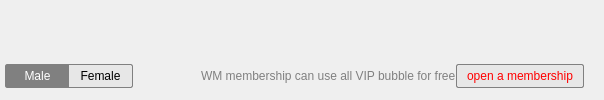
     <widget class="QWidget" name="bubble_page">
      <layout class="QVBoxLayout" name="verticalLayout_4">
       <property name="spacing">
        <number>0</number>
       </property>
       <property name="leftMargin">
        <number>0</number>
       </property>
       <property name="topMargin">
        <number>0</number>
       </property>
       <property name="rightMargin">
        <number>0</number>
       </property>
       <property name="bottomMargin">
        <number>0</number>
       </property>
       <item>
        <widget class="QWidget" name="widget_3" native="true">
         <property name="sizePolicy">
          <sizepolicy hsizetype="Preferred" vsizetype="Expanding">
           <horstretch>0</horstretch>
           <verstretch>0</verstretch>
          </sizepolicy>
         </property>
        </widget>
       </item>
       <item>
        <layout class="QHBoxLayout" name="horizontalLayout_5">
         <property name="spacing">
          <number>0</number>
         </property>
         <property name="leftMargin">
          <number>5</number>
         </property>
         <property name="topMargin">
          <number>5</number>
         </property>
         <property name="rightMargin">
          <number>20</number>
         </property>
         <property name="bottomMargin">
          <number>10</number>
         </property>
         <item>
          <widget class="QPushButton" name="pushButton_8">
           <property name="minimumSize">
            <size>
             <width>64</width>
             <height>24</height>
            </size>
           </property>
           <property name="maximumSize">
            <size>
             <width>64</width>
             <height>24</height>
            </size>
           </property>
           <property name="styleSheet">
            <string notr="true">QPushButton
{
border-left:1px solid gray;
border-bottom:1px solid gray;
border-top:1px solid gray;
border-right:none;
background-color: rgba(221, 221, 221,120);
border-top-left-radius:2px;
border-bottom-left-radius:2px;
}
QPushButton:checked
{
background-color: gray;
color:white;
}</string>
           </property>
           <property name="text">
            <string>Male</string>
           </property>
           <property name="checkable">
            <bool>true</bool>
           </property>
           <property name="checked">
            <bool>true</bool>
           </property>
           <property name="autoExclusive">
            <bool>true</bool>
           </property>
          </widget>
         </item>
         <item>
          <widget class="QPushButton" name="pushButton_9">
           <property name="minimumSize">
            <size>
             <width>64</width>
             <height>24</height>
            </size>
           </property>
           <property name="maximumSize">
            <size>
             <width>64</width>
             <height>24</height>
            </size>
           </property>
           <property name="styleSheet">
            <string notr="true">QPushButton
{
border-top:1px solid gray;
border-bottom:1px solid gray;
border-right:1px solid gray;
border-left:none;
background-color: rgba(221, 221, 221,120);
border-top-right-radius:2px;
border-bottom-right-radius:2px;
}
QPushButton:checked
{
background-color: gray;
color:white;
}</string>
           </property>
           <property name="text">
            <string>Female</string>
           </property>
           <property name="checkable">
            <bool>true</bool>
           </property>
           <property name="autoExclusive">
            <bool>true</bool>
           </property>
          </widget>
         </item>
         <item>
          <spacer name="horizontalSpacer_7">
           <property name="orientation">
            <enum>Qt::Horizontal</enum>
           </property>
           <property name="sizeHint" stdset="0">
            <size>
             <width>40</width>
             <height>20</height>
            </size>
           </property>
          </spacer>
         </item>
         <item>
          <widget class="QLabel" name="label_5">
           <property name="minimumSize">
            <size>
             <width>28</width>
             <height>28</height>
            </size>
           </property>
           <property name="maximumSize">
            <size>
             <width>28</width>
             <height>28</height>
            </size>
           </property>
           <property name="text">
            <string/>
           </property>
          </widget>
         </item>
         <item>
          <widget class="QLabel" name="label_6">
           <property name="styleSheet">
            <string notr="true">QLabel
{
color:gray;
}</string>
           </property>
           <property name="text">
            <string>WM membership can use all VIP bubble for free</string>
           </property>
          </widget>
         </item>
         <item>
          <widget class="QPushButton" name="pushButton_10">
           <property name="minimumSize">
            <size>
             <width>0</width>
             <height>24</height>
            </size>
           </property>
           <property name="maximumSize">
            <size>
             <width>16777215</width>
             <height>24</height>
            </size>
           </property>
           <property name="styleSheet">
            <string notr="true">QPushButton
{
border:1px solid gray;
background-color: rgba(221, 221, 221,120);
border-radius:2px;
padding-left:10;
padding-right:10;
padding-top:4;
padding-bottom:4;
color:red;
}
</string>
           </property>
           <property name="text">
            <string>open a membership</string>
           </property>
          </widget>
         </item>
        </layout>
       </item>
      </layout>
     </widget>
